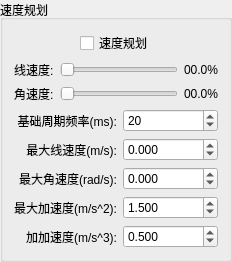
        <widget class="QGroupBox" name="groupBox_18">
         <property name="sizePolicy">
          <sizepolicy hsizetype="Preferred" vsizetype="Preferred">
           <horstretch>0</horstretch>
           <verstretch>0</verstretch>
          </sizepolicy>
         </property>
         <property name="title">
          <string>速度规划</string>
         </property>
         <layout class="QVBoxLayout" name="verticalLayout_9">
          <item>
           <layout class="QHBoxLayout" name="horizontalLayout_15">
            <item>
             <spacer name="horizontalSpacer_2">
              <property name="orientation">
               <enum>Qt::Horizontal</enum>
              </property>
              <property name="sizeHint" stdset="0">
               <size>
                <width>40</width>
                <height>20</height>
               </size>
              </property>
             </spacer>
            </item>
            <item>
             <widget class="QCheckBox" name="checkBox_spdPlan_enable">
              <property name="text">
               <string>速度规划</string>
              </property>
             </widget>
            </item>
            <item>
             <spacer name="horizontalSpacer_3">
              <property name="orientation">
               <enum>Qt::Horizontal</enum>
              </property>
              <property name="sizeHint" stdset="0">
               <size>
                <width>40</width>
                <height>20</height>
               </size>
              </property>
             </spacer>
            </item>
           </layout>
          </item>
          <item>
           <layout class="QHBoxLayout" name="horizontalLayout_6">
            <item>
             <widget class="QLabel" name="label_67">
              <property name="text">
               <string>线速度:</string>
              </property>
             </widget>
            </item>
            <item>
             <widget class="QSlider" name="horizontalSlider_linear_speed_percent">
              <property name="sizePolicy">
               <sizepolicy hsizetype="Expanding" vsizetype="Preferred">
                <horstretch>0</horstretch>
                <verstretch>0</verstretch>
               </sizepolicy>
              </property>
              <property name="minimumSize">
               <size>
                <width>0</width>
                <height>0</height>
               </size>
              </property>
              <property name="minimum">
               <number>1</number>
              </property>
              <property name="maximum">
               <number>1000</number>
              </property>
              <property name="tracking">
               <bool>true</bool>
              </property>
              <property name="orientation">
               <enum>Qt::Horizontal</enum>
              </property>
              <property name="invertedAppearance">
               <bool>false</bool>
              </property>
              <property name="invertedControls">
               <bool>false</bool>
              </property>
             </widget>
            </item>
            <item>
             <widget class="QLabel" name="label_linear_speed_percent">
              <property name="text">
               <string>00.0%</string>
              </property>
             </widget>
            </item>
           </layout>
          </item>
          <item>
           <layout class="QHBoxLayout" name="horizontalLayout_10">
            <item>
             <widget class="QLabel" name="label_68">
              <property name="text">
               <string>角速度:</string>
              </property>
             </widget>
            </item>
            <item>
             <widget class="QSlider" name="horizontalSlider_angular_speed_percent">
              <property name="sizePolicy">
               <sizepolicy hsizetype="Expanding" vsizetype="Preferred">
                <horstretch>0</horstretch>
                <verstretch>0</verstretch>
               </sizepolicy>
              </property>
              <property name="minimumSize">
               <size>
                <width>0</width>
                <height>0</height>
               </size>
              </property>
              <property name="minimum">
               <number>1</number>
              </property>
              <property name="maximum">
               <number>1000</number>
              </property>
              <property name="tracking">
               <bool>true</bool>
              </property>
              <property name="orientation">
               <enum>Qt::Horizontal</enum>
              </property>
              <property name="invertedAppearance">
               <bool>false</bool>
              </property>
              <property name="invertedControls">
               <bool>false</bool>
              </property>
             </widget>
            </item>
            <item>
             <widget class="QLabel" name="label_angular_speed_percent">
              <property name="text">
               <string>00.0%</string>
              </property>
             </widget>
            </item>
           </layout>
          </item>
          <item>
           <layout class="QHBoxLayout" name="horizontalLayout_7">
            <item>
             <layout class="QVBoxLayout" name="verticalLayout_8">
              <item>
               <widget class="QLabel" name="label_18">
                <property name="sizePolicy">
                 <sizepolicy hsizetype="Preferred" vsizetype="Preferred">
                  <horstretch>0</horstretch>
                  <verstretch>0</verstretch>
                 </sizepolicy>
                </property>
                <property name="text">
                 <string>基础周期频率(ms):</string>
                </property>
                <property name="alignment">
                 <set>Qt::AlignRight|Qt::AlignTrailing|Qt::AlignVCenter</set>
                </property>
               </widget>
              </item>
              <item>
               <widget class="QLabel" name="label_20">
                <property name="text">
                 <string>最大线速度(m/s):</string>
                </property>
                <property name="alignment">
                 <set>Qt::AlignRight|Qt::AlignTrailing|Qt::AlignVCenter</set>
                </property>
               </widget>
              </item>
              <item>
               <widget class="QLabel" name="label_44">
                <property name="text">
                 <string>最大角速度(rad/s):</string>
                </property>
                <property name="alignment">
                 <set>Qt::AlignRight|Qt::AlignTrailing|Qt::AlignVCenter</set>
                </property>
               </widget>
              </item>
              <item>
               <widget class="QLabel" name="label_16">
                <property name="sizePolicy">
                 <sizepolicy hsizetype="Preferred" vsizetype="Preferred">
                  <horstretch>0</horstretch>
                  <verstretch>0</verstretch>
                 </sizepolicy>
                </property>
                <property name="layoutDirection">
                 <enum>Qt::LeftToRight</enum>
                </property>
                <property name="text">
                 <string>最大加速度(m/s^2):</string>
                </property>
                <property name="alignment">
                 <set>Qt::AlignRight|Qt::AlignTrailing|Qt::AlignVCenter</set>
                </property>
               </widget>
              </item>
              <item>
               <widget class="QLabel" name="label_17">
                <property name="sizePolicy">
                 <sizepolicy hsizetype="Preferred" vsizetype="Preferred">
                  <horstretch>0</horstretch>
                  <verstretch>0</verstretch>
                 </sizepolicy>
                </property>
                <property name="layoutDirection">
                 <enum>Qt::LeftToRight</enum>
                </property>
                <property name="text">
                 <string>加加速度(m/s^3):</string>
                </property>
                <property name="alignment">
                 <set>Qt::AlignRight|Qt::AlignTrailing|Qt::AlignVCenter</set>
                </property>
               </widget>
              </item>
             </layout>
            </item>
            <item>
             <layout class="QVBoxLayout" name="verticalLayout_7">
              <item>
               <widget class="QSpinBox" name="spinBox_spdPlan_milliseconds">
                <property name="sizePolicy">
                 <sizepolicy hsizetype="Preferred" vsizetype="Fixed">
                  <horstretch>0</horstretch>
                  <verstretch>0</verstretch>
                 </sizepolicy>
                </property>
                <property name="minimum">
                 <number>-99999999</number>
                </property>
                <property name="maximum">
                 <number>99999999</number>
                </property>
                <property name="value">
                 <number>20</number>
                </property>
               </widget>
              </item>
              <item>
               <widget class="QDoubleSpinBox" name="doubleSpinBox_spdPlan_max_v">
                <property name="sizePolicy">
                 <sizepolicy hsizetype="Preferred" vsizetype="Fixed">
                  <horstretch>0</horstretch>
                  <verstretch>0</verstretch>
                 </sizepolicy>
                </property>
                <property name="decimals">
                 <number>3</number>
                </property>
                <property name="minimum">
                 <double>-99999999.000000000000000</double>
                </property>
                <property name="maximum">
                 <double>99999999.000000000000000</double>
                </property>
               </widget>
              </item>
              <item>
               <widget class="QDoubleSpinBox" name="doubleSpinBox_spdPlan_max_w">
                <property name="sizePolicy">
                 <sizepolicy hsizetype="Preferred" vsizetype="Fixed">
                  <horstretch>0</horstretch>
                  <verstretch>0</verstretch>
                 </sizepolicy>
                </property>
                <property name="decimals">
                 <number>3</number>
                </property>
                <property name="minimum">
                 <double>-99999999.000000000000000</double>
                </property>
                <property name="maximum">
                 <double>99999999.000000000000000</double>
                </property>
               </widget>
              </item>
              <item>
               <widget class="QDoubleSpinBox" name="doubleSpinBox_spdPlan_max_acc">
                <property name="sizePolicy">
                 <sizepolicy hsizetype="Preferred" vsizetype="Fixed">
                  <horstretch>0</horstretch>
                  <verstretch>0</verstretch>
                 </sizepolicy>
                </property>
                <property name="decimals">
                 <number>3</number>
                </property>
                <property name="minimum">
                 <double>-99999999.000000000000000</double>
                </property>
                <property name="maximum">
                 <double>99999999.000000000000000</double>
                </property>
                <property name="value">
                 <double>1.500000000000000</double>
                </property>
               </widget>
              </item>
              <item>
               <widget class="QDoubleSpinBox" name="doubleSpinBox_spdPlan_jerk">
                <property name="sizePolicy">
                 <sizepolicy hsizetype="Preferred" vsizetype="Fixed">
                  <horstretch>0</horstretch>
                  <verstretch>0</verstretch>
                 </sizepolicy>
                </property>
                <property name="decimals">
                 <number>3</number>
                </property>
                <property name="minimum">
                 <double>-99999999.000000000000000</double>
                </property>
                <property name="maximum">
                 <double>99999999.000000000000000</double>
                </property>
                <property name="value">
                 <double>0.500000000000000</double>
                </property>
               </widget>
              </item>
             </layout>
            </item>
           </layout>
          </item>
         </layout>
        </widget>
